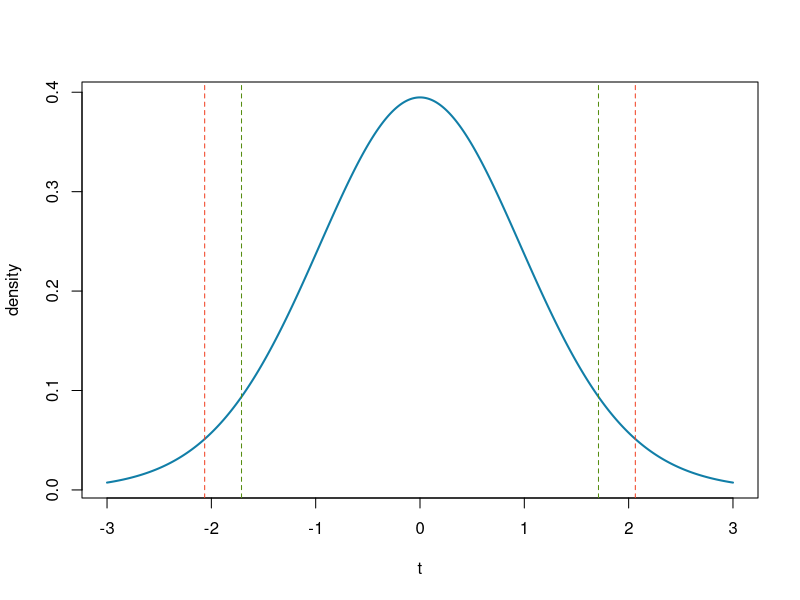
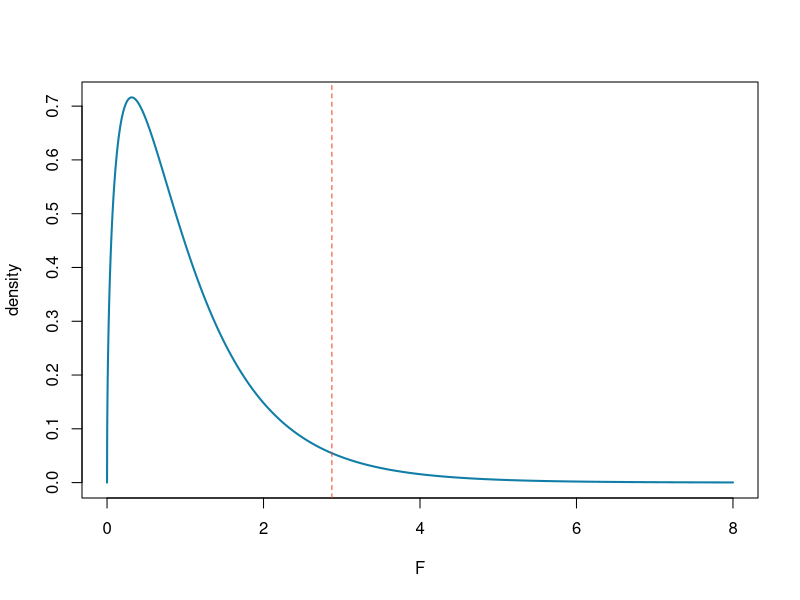

The R script that drew these images, in order: (Note: this script raises an error after producing the figures.)
## ---- chunk 1
curve(dt(x, df = 24), from = -3, to = 3, n = 5000, col= '#117EA7', lwd=2, xlab = "t", ylab = "density")
abline(v = 2.064, lty = 2, lwd = 1, col = '#F14124')
abline(v = -2.064, lty = 2, lwd = 1, col = '#F14124')
abline(v = 1.711, lty = 2, lwd = 1, col = '#568D11')
abline(v = -1.711, lty = 2, lwd = 1, col = '#568D11')
## ---- chunk 2
curve(df(x, df1 = 3, df2 = 35), from = 0, to = 8, n = 5000, col= '#117EA7', lwd=2, xlab = "F", ylab = "density")
abline(v = 2.874, lty = 2, lwd = 1, col = '#F14124')
## ---- chunk 3
knitr::include_graphics("images/ch13/errors.png")
